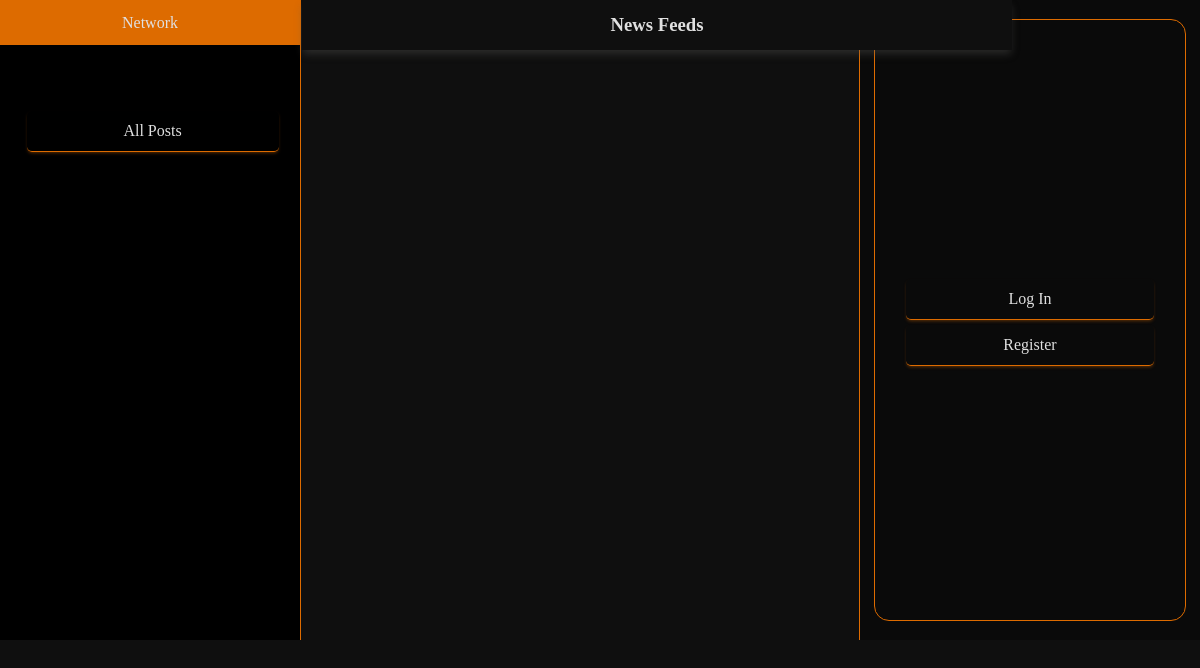
Before: / with the older database file.
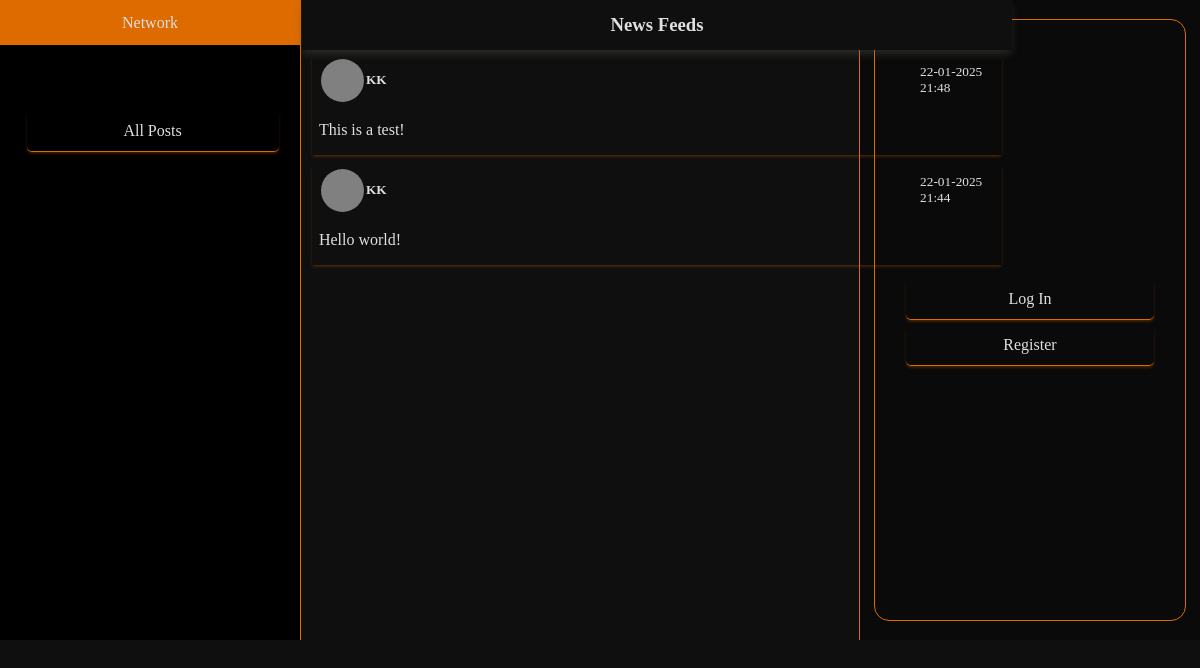
After: the same page with the newer database file.
### network/models.py (models this page shows, shortened)
class Post(models.Model):
    poster = models.ForeignKey(User, on_delete=models.CASCADE, related_name="user")
    content = models.CharField(max_length=800)
    timestamp = models.CharField(max_length=20, null=True, blank=True)

class User(AbstractUser):
    pass

### network/views.py (the view)
# urls.py: path("", views.index, name="index"),
def index(request):
    allPosts = reversed(Post.objects.all())
    return render(request, "network/index.html",{"allPosts":allPosts})

### network/templates/network/index.html (shortened to what this page needs)
{% extends "network/layout.html" %}
{% block body %}
<div class="feed-container">
    <div class="feeds-heading">
        <h3 class="feeds-title">News Feeds</h3>
    </div>
    {% for post in allPosts %}
        <div class="post-container">
            <div class="post-header">
                <div class="poster-container">
                    <div class="poster-img"></div>
                    <div class="poster-name"><h5>{{post.poster}}</h5></div>
                </div>
                <div class="post-time"><small>{{post.timestamp}}</small></div>
            </div>
            <div class="post-body">
                <p class="post-content">{{post.content}}</p>
            </div>
        </div>
    {% endfor %}
</div>
{% endblock %}

### network/templates/network/layout.html (shortened to what this page needs)
{% load static %}
<!DOCTYPE html>
<html lang="en">
    <head>
        <link href="{% static 'network/styles.css' %}" rel="stylesheet">
    </head>
    <body>
        <nav class="navbar navbar-expand-lg navbar-light bg-light">
            <a class="navbar-brand" href="#">Network</a>
            <div class="user-nav-bar">
              <ul class="navbar-nav mr-auto">
                <li class="nav-item">
                  <a class="nav-link" href="{% url 'index' %}">All Posts</a>
                </li>
              </ul>
            </div>
        </nav>
        <div class="user-panel">
            <div class="user-container">
                <div class="user-actions">
                    {% if user.is_authenticated %}
                        <a class="action nav-item" id="write-post" href="">Post</a>
                        <a href="{% url 'profile' %}" class="action nav-item">Profile</a>
                        <a class="action nav-item" href="{% url 'logout' %}">Log Out</a>
                    {% else %}
                    <a class="action nav-item" href="{% url 'login' %}">Log In</a>
                    <a class="action nav-item" href="{% url 'register' %}">Register</a>
                    {% endif %}
                </div>
            </div>
        </div>
    <div class="feed-container"></div>
        <div class="body">
            {% block body %}
            {% endblock %}
        </div>
    </body>
</html>

### network/static/network/styles.css (style rules this page uses)
:root { --text-color: rgb(224, 224, 224); --brand-color: rgb(221, 107, 0); --border-color: 1px solid rgb(221, 107, 0); --box-shadow: 0 2px 3.5px -1px rgba(221, 107, 0, 0.4); --box-shadow-hover: 0 -2px 10px -1px rgba(201, 201, 201, 0.4); --background-color: rgb(10, 10, 10); --background-color-lite: rgb(15, 15, 15); --background-color-selected: rgb(24, 24, 24); }
html { overflow-y: auto; }
body { background-color: var(--background-color-lite); color: var(--text-color); }
.nav-link, .navbar-brand { color: var(--text-color); text-decoration: none; }
.navbar { position: fixed; top: 0; left: 0; height: 640px; width: 300px; border-right: var(--border-color); background-color: black; }
.navbar-brand { position: absolute; top: 0; left: 0; width: 100%; height: 45px; display: flex; align-items: center; text-align: center; justify-content: center; color: var(--text-color); background-color: var(--brand-color); }
.user-nav-bar, .navbar-nav { position: relative; top: 45px; width: 280px; height: auto; display: flex; align-items: center; justify-content: center; flex-direction: column; margin-right: 15px; }
.nav-item { position: relative; width: 90%; height: 40px; display: flex; align-items: center; justify-content: center; color: var(--text-color); border-bottom: var(--border-color); box-shadow: var(--box-shadow); border-radius: 5px; margin-top: 5px; }
.feed-container, .login-container, .register-container, .profile-container { position: absolute; top: 0; left: 302px; height: 638px; width: 710px; padding-bottom: 50px; padding-top: 50px; display: flex; align-items: center; flex-direction: column; }
.feeds-heading { position: fixed; top: 0px; left: 302px; width: 710px; height: 50px; display: flex; align-items: center; justify-content: center; background-color: var(--background-color-lite); box-shadow: 0 5px 8px -1px rgba(87, 87, 86, 0.4); z-index: 1; }
.post-container, .login-form, .register-form, .user-details { position: relative; width: 690px; height: auto; margin-top: 5px; margin-bottom: 5px; display: flex; justify-content: center; align-items: center; flex-direction: column; box-shadow: var(--box-shadow); transition: background-color 0.5s ease, box-shadow 0.3s ease, border-bottom 0.8s ease; }
.post-header, .post-body, .post-footer { position: relative; width: 98%; height: 50px; }
.post-header, .post-footer { display: flex; flex-direction: row; justify-content: space-between; }
.post-body { min-height: 45px; max-height: auto; }
.poster-container { position: relative; justify-self: baseline; align-items: center; width: auto; height: inherit; display: flex; flex-direction: row; }
.poster-img { position: relative; height: 43px; width: 43px; margin: 2px; border-radius: 50%; background-color: gray; }
.post-time { position: relative; width: 75px; height: inherit; display: flex; align-items: center; justify-content: center; }
.user-panel { position: fixed; top: 0px; right: 0; width: 340px; height: 640px; display: flex; align-items: center; justify-content: center; border-left: var(--border-color); background-color: var(--background-color); }
.user-container { position: relative; width: 310px; height: 600px; display: flex; align-items: center; justify-content: center; flex-direction: column; border: var(--border-color); border-radius: 15px; }
.user-img-name-container, .user-actions, .user-info { position: relative; width: 100%; height: 40%; display: flex; justify-self: start; align-items: center; justify-content: center; flex-direction: column; }
.user-actions { height: 20%; }
.action { text-decoration: none; color: var(--text-color); width: 80%; margin-top: 5px; border-bottom: var(--border-color); box-shadow: var(--box-shadow); border-radius: 5px; }

Changed rows visible on the page:
added Post: poster "KK", timestamp "22-01-2025 21:48", content "This is a test!"
added Post: poster "KK", timestamp "22-01-2025 21:44", content "Hello world!"
